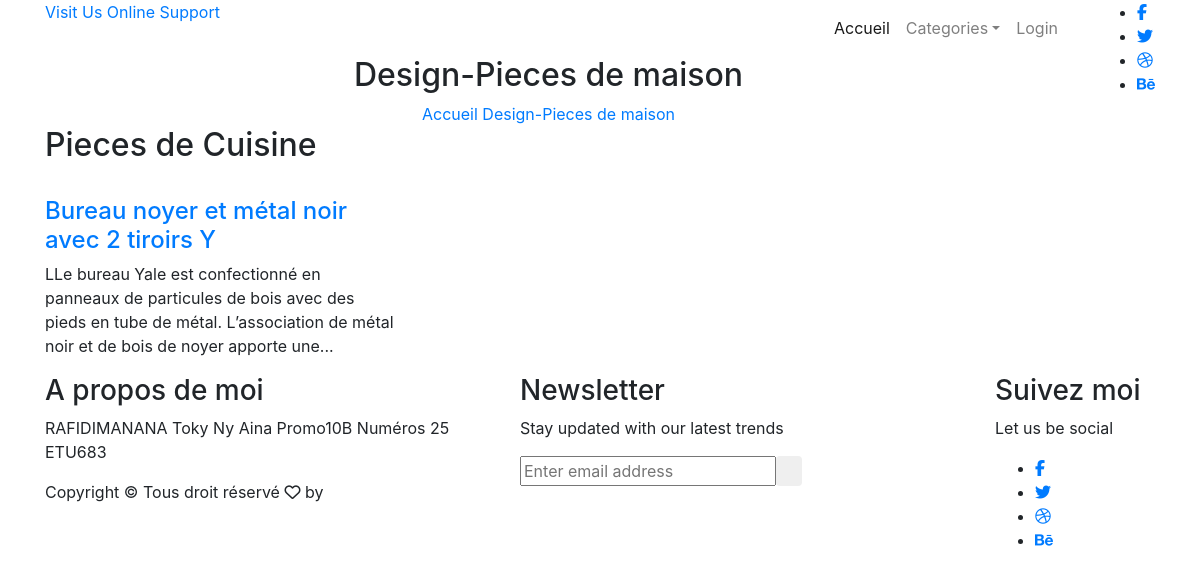
Page /produits/3/Cuisine/Pieces-de-maison on the committed database.
### tables this page shows
CREATE TABLE IF NOT EXISTS `pieces` (
  `IDPIECES` int(10) unsigned NOT NULL AUTO_INCREMENT,
  `IDCATEGORIE` int(10) unsigned NOT NULL,
  `NOMPIECES` varchar(50) DEFAULT NULL,
  `DESCRIPTIONS` longtext,
  `NOTES` int(11) DEFAULT NULL,
  `NOUVEAU` int(11) DEFAULT NULL,
  `MATIERES` longtext,
  PRIMARY KEY (`IDPIECES`),
  KEY `FK_SOUSCATEGORIE` (`IDCATEGORIE`)
);

### web/fonctions/get_data.php (called while the page is built, shortened)
<?php
    function getConnection(){
        $servername = "sql7.freemysqlhosting.net:3306";
        $username = "sql7290683";
        $password = "JjrX6qeGsB";
        $dbname = "sql7290683";
        $con = null;
        try{
            $con = new mysqli($servername, $username, $password, $dbname);
        }catch(Exception $e){
            throw $e->getMessage();
        }
        return $con;
    }
    function getProduitsByCategorie($idcat){
        $response = null;
        $conn = getConnection();
        try{
            $sql = " SELECT * FROM pieces WHERE IDCATEGORIE=".$idcat;
            $result = $conn->query($sql);
            $response = $result;
        }catch(Exception $e){
            throw $e->getMessage();
        }
        return $response;
    }
?>

### web/include/content-produits.php (the view, shortened to what this page needs)
<?php
    $idcat = $_GET['idCategorie'];
    $nompiece = $_GET['nomCategorie'];
	$listes = getProduitsByCategorie($idcat);
?>
 <section class="banner_area">
	<div class="banner_inner d-flex align-items-center">
		<div class="container">
			<div class="banner_content text-center">
				<h2>Design-Pieces de maison</h2>
				<div class="page_link">
					<a href="index.html">Accueil</a>
					<a href="contact.html">Design-Pieces de maison</a>
				</div>
			</div>
		</div>
	</div>
</section>
<section class="furniture_area p_120">
        	<div class="container">
        		<div class="main_title">
        			<h2>Pieces de <?php echo $nompiece; ?></h2>
        		</div>
        		<div class="furniture_inner row">
				<?php
					if($listes->num_rows > 0) {
                        while($row = $listes->fetch_assoc()) {
				?>
        			<div class="col-lg-4">
        				<div class="furniture_item">
        					<a href="fiches/<?php echo $row['IDPIECES']; ?>/fiches-de-produit"><h4><?php echo $row['NOMPIECES']; ?></h4></a>
							<p><?php echo $row['DESCRIPTIONS']; ?></p>
        				</div>
					</div>
                <?php
                        }
				    }
				?>
        		</div>
        	</div>
        </section>

### rows in the picture
pieces: NOMPIECES "Bureau noyer et métal noir avec 2 tiroirs Y", DESCRIPTIONS "LLe bureau Yale est confectionné en panneaux de particules de bois avec des pieds en tube de métal. L’association de métal noir et de bois de noyer apporte une..."

### other values in the picture
$nompiece "Cuisine"
